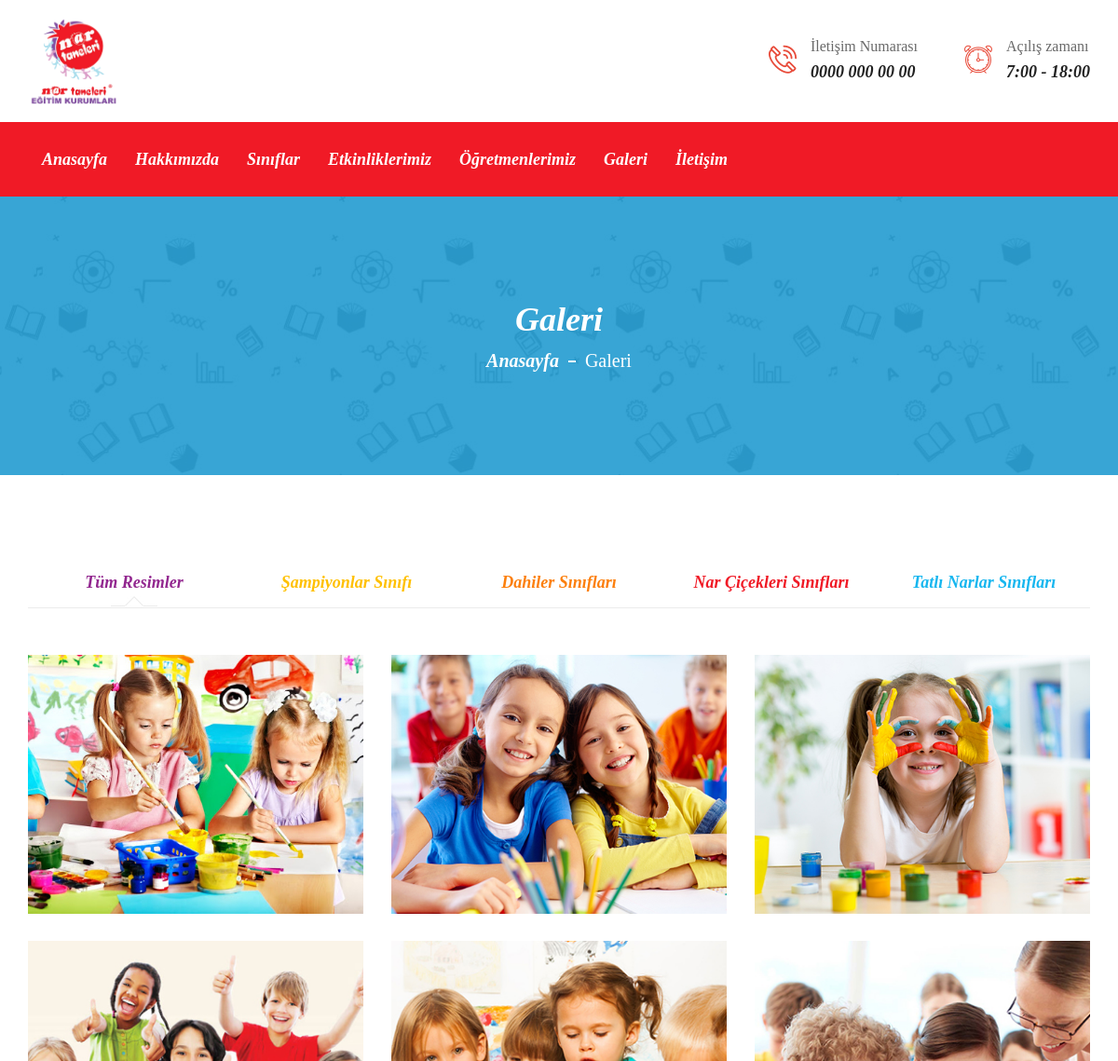
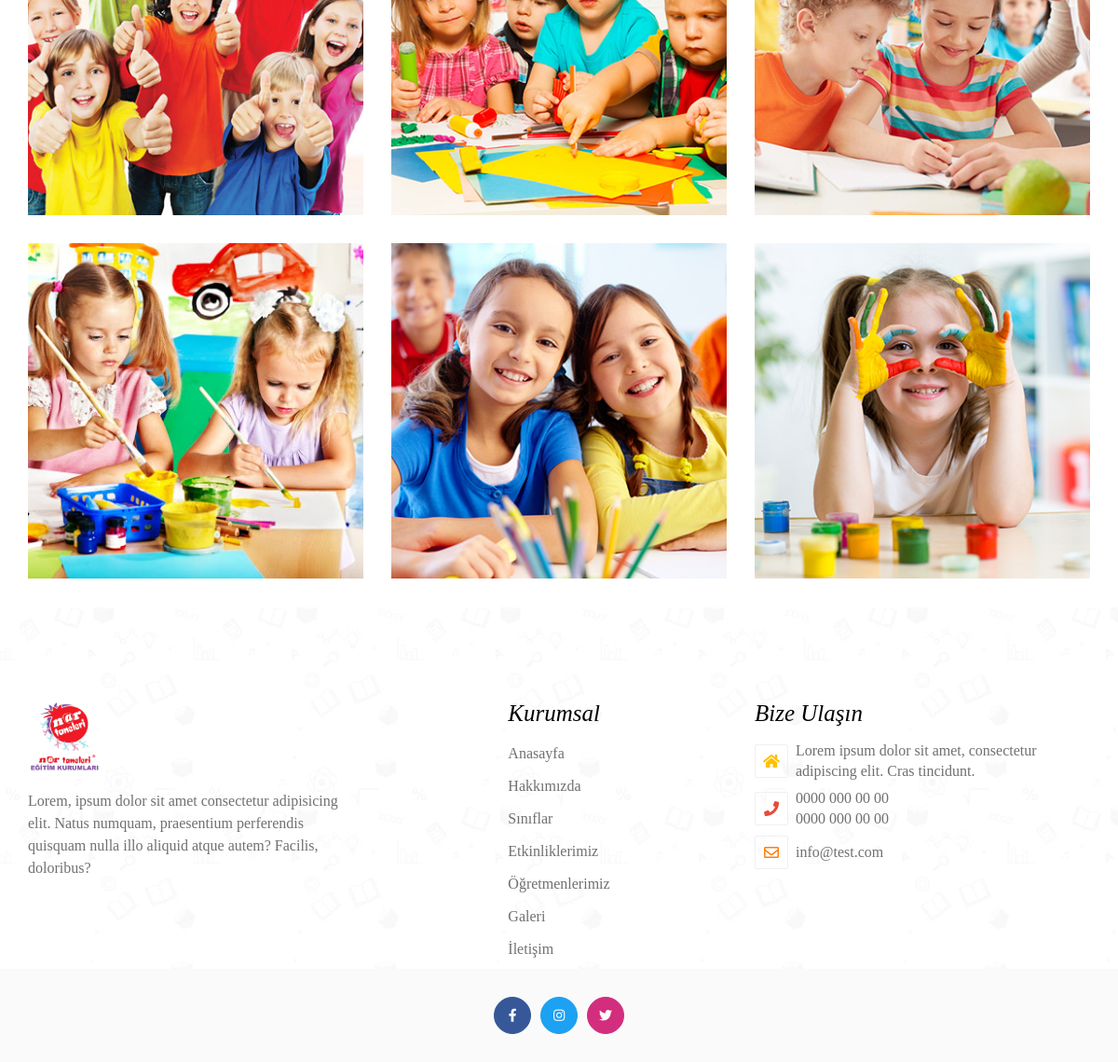
The page /index.php/homepage/gallery on the database its author committed (2 pictures, top to bottom).
### tables this page shows
CREATE TABLE `contact` (
  `id` int(11) NOT NULL AUTO_INCREMENT,
  `start_time` varchar(255) DEFAULT NULL,
  `address` text DEFAULT NULL,
  `phone1` varchar(255) DEFAULT NULL,
  `phone2` varchar(255) DEFAULT NULL,
  `mail` varchar(255) DEFAULT NULL,
  `facebook` varchar(255) DEFAULT NULL,
  `instagram` varchar(255) DEFAULT NULL,
  `twitter` varchar(255) DEFAULT NULL,
  `map` varchar(255) DEFAULT NULL,
  `update_date` varchar(255) DEFAULT NULL,
  PRIMARY KEY (`id`)
);

CREATE TABLE `gallery_group` (
  `id` int(11) NOT NULL AUTO_INCREMENT,
  `name` varchar(255) DEFAULT NULL,
  `color` varchar(255) DEFAULT NULL,
  `add_date` datetime DEFAULT NULL,
  `update_date` datetime DEFAULT NULL,
  `status` tinyint(1) DEFAULT 1,
  `deleted` tinyint(1) DEFAULT 0,
  PRIMARY KEY (`id`)
);

CREATE TABLE `gallery` (
  `id` int(11) NOT NULL AUTO_INCREMENT,
  `image_path` varchar(255) DEFAULT NULL,
  `group` varchar(255) DEFAULT NULL,
  `add_date` datetime DEFAULT NULL,
  `update_date` datetime DEFAULT NULL,
  `status` tinyint(1) DEFAULT 1,
  `deleted` tinyint(1) DEFAULT 0,
  PRIMARY KEY (`id`)
);

### application/controllers/Homepage.php (called while the page is built, shortened)
<?php
class Homepage extends Veripay_Controller
{
	function __construct()
    {
        $this->load->model($this->router->fetch_class() . '_model', 'model');
    }
    public function gallery()
    {
        $data = new StdClass();
        $data->banner = $this->model->get_banner()->gallery_banner;
        $data->group = $this->model->get_gallery_group();
        $data->gallery = $this->model->get_gallery();
        $data->contact = $this->model->get_contact();
        $this->load->view('header', $data);
        $this->load->view('gallery');
        $this->load->view('footer');
    }
}

### index.php (called while the page is built, shortened)
<?php
require_once BASEPATH.'core/CodeIgniter.php';

### application/models/Homepage_Model.php (called while the page is built, shortened)
<?php
class Homepage_model extends CI_Model {
	public function get_banner()
	{
		$this->db->from('banner');
		$return_query = $this->db->get();
		if ($return_query->num_rows() > 0) {
			return $return_query->row();
		} else {
			return [];
		}
	}
	public function get_gallery_group()
	{
		$this->db->from('gallery_group');
		$this->db->where(['status' => 1, 'deleted' => 0]);
		$return_query = $this->db->get();
		if ($return_query->num_rows() > 0) {
			return $return_query->result();
		} else {
			return [];
		}
	}
	public function get_gallery()
	{
		$this->db->select('g.id as g_id, g.group, g.image_path, g.status, g.deleted, gg.id as gg_id');
		$this->db->from('gallery g');
		$this->db->join('gallery_group gg', 'g.group = gg.id');
		$this->db->where(['g.status' => 1, 'g.deleted' => 0]);
		$this->db->where(['gg.status' => 1, 'gg.deleted' =>0]);
		$this->db->order_by('g.id', 'DESC');
		$return_query = $this->db->get();
		if ($return_query->num_rows() > 0) {
			return $return_query->result();
		} else {
			return [];
		}
	}
    public function get_contact()
    {
    	$this->db->from('contact');
    	$return_query = $this->db->get();
    	if($return_query->num_rows() > 0) {
    		return $return_query->row();
    	} else {
    		return [];
    	}
    }
}

### application/views/gallery.php (the view, shortened to what this page needs)
<section class="page-header section-notch">
    <div class="overlay">
        <div class="container">
            <h3><?php echo $banner ?></h3>
            <ul class="page_breadcrumb">
                <li><a href="<?php echo site_url() ?>">Anasayfa</a></li>
                <li>Galeri</li>
            </ul>
        </div>
    </div>
</section>
<?php if (!empty($group) && !empty($gallery)) { ?>
<section class="gallery pt-120 bg-white">
    <div class="container">
        <ul class="gallery-menu">
            <li class="active" data-filter="*">Tüm Resimler</li>
        <?php foreach ($group as $key => $value) { ?>
            <li data-filter=".default<?php echo $value->id ?>"><?php echo $value->name ?></li>
        <?php } ?>
        </ul>
        <div class="gallery-items gallery-page nt-global">
        <?php foreach ($gallery as $key => $value) { ?>
            <div class="gl-item-hover gallery-item default<?php echo $value->gg_id ?> ">
                <div class="nt-slider-image">
                    <img src="<?php echo site_url($value->image_path) ?>" alt="image" class="img-responsive">
                    <div class="slider-content">
                    </div>
                </div>
            </div>
        <?php } ?>
        </div>
    </div>
</section>
<?php } ?>

### application/views/header.php (shortened to what this page needs)
<!DOCTYPE html>
<html lang="tr">
<head>
    <link href="<?php echo site_url('assets/front/css/font.css') ?>" rel="stylesheet">
    <link href="<?php echo site_url('assets/front/css/bootstrap.min.css') ?>" rel="stylesheet">
    <link href="<?php echo site_url('assets/front/css/all.min.css') ?>" rel="stylesheet">
    <link href="<?php echo site_url('assets/front/flaticon/flaticon.css') ?>" rel="stylesheet">
    <link href="<?php echo site_url('assets/front/css/fancybox.min.css') ?>" rel="stylesheet">
    <link href="<?php echo site_url('assets/front/css/swiper.min.css') ?>" rel="stylesheet">
    <link href="<?php echo site_url('assets/front/css/jquery.nstSlider.css') ?>" rel="stylesheet">
    <link href="<?php echo site_url('assets/front/css/flexslider.css') ?>" rel="stylesheet">
    <link href="<?php echo site_url('assets/front/css/rtl.css') ?>" rel="stylesheet">
    <link href="<?php echo site_url('assets/front/css/main.css?v='.md5(date('Y-m-d H:i:s'))) ?>" rel="stylesheet">
    <link href="<?php echo site_url('assets/front/css/responsive.css') ?>" rel="stylesheet">
</head>
<body id="scroll-top">
    <header>
        <div class="header-top">
            <div class="container">
                <div class="row">
                    <div class="col-md-3">
                        <a class="logo" href="<?php echo site_url() ?>"><img
                                src="<?php echo site_url('assets/images/logo.png') ?>" alt="logo"
                                class="img-responsive"></a>
                    </div>
                    <div class="col-md-9">
                        <ul class="top-contents">
                            <li>
                                <i class="icon flaticon-phone-call"></i>
                                <div class="content">
                                    <p>İletişim Numarası</p>
                                    <a href="tel:<?php echo $contact->phone1 ?>"><?php echo $contact->phone1 ?></a>
                                </div>
                            </li>
                            <li>
                                <i class="icon flaticon-alarm-clock"></i>
                                <div class="content">
                                    <p>Açılış zamanı</p>
                                    <span><?php echo empty($contact->start_time) ? "" : $contact->start_time ?></span>
                                </div>
                            </li>
                        </ul>
                    </div>
                </div>
            </div>
        </div>
        <div class="main-menu">
            <div class="container">
                <div class="row no-gutters">
                    <nav class="main-menu-area w-100">
                        <div class="menu-area">
                            <ul class="menu">
                                <li>
                                    <a href="<?php echo site_url() ?>">Anasayfa</a>
                                </li>
                                <li>
                                    <a href="<?php echo site_url('hakkimizda') ?>">Hakkımızda</a>
                                </li>
                                <li>
                                    <a href="<?php echo site_url('siniflarimiz') ?>">Sınıflar</a>
                                </li>
                                <li><a href="<?php echo site_url('etkinliklerimiz') ?>">Etkinliklerimiz</a></li>
                                <li>
                                    <a href="<?php echo site_url('ogretmenlerimiz') ?>">Öğretmenlerimiz</a>
                                </li>
                                <li><a href="<?php echo site_url('galeri') ?>">Galeri</a></li>
                                <li><a href="<?php echo site_url('iletisim') ?>">İletişim</a></li>
                            </ul>
                        </div>
                    </nav>
                </div>
            </div>
        </div>
    </header>

### application/views/footer.php (shortened to what this page needs)
  <footer>
    <div class="footer-top">
      <div class="container">
        <div class="row">
          <div class="col-lg-4 col-sm-12">
            <div class="footer-item text-left">
              <div class="title"><a class="logo" href="<?php echo site_url() ?>"><img src="<?php echo site_url('assets/images/logo.png') ?>" alt="logo" class="img-responsive"></a></div>
              <div class="footer-about">
                <p>Lorem, ipsum dolor sit amet consectetur adipisicing elit. Natus numquam, praesentium perferendis quisquam nulla illo aliquid atque autem? Facilis, doloribus?</p>
              </div>
            </div>
          </div>
          <div class="col-lg-4 col-sm-12">
            <div class="footer-item">
              <div class="footer-center-item">
                <h3>Kurumsal</h3>
                <ul class="ft-hover-border">
                  <li><a href="<?php echo site_url() ?>">Anasayfa</a></li>
                  <li><a href="<?php echo site_url('hakkimizda') ?>">Hakkımızda</a></li>
                  <li><a href="<?php echo site_url('siniflarimiz') ?>">Sınıflar</a></li>
                  <li><a href="<?php echo site_url('etkinliklerimiz') ?>">Etkinliklerimiz</a></li>
                  <li><a href="<?php echo site_url('ogretmenlerimiz') ?>">Öğretmenlerimiz</a></li>
                  <li><a href="<?php echo site_url('galeri') ?>">Galeri</a></li>
                  <li><a href="<?php echo site_url('iletisim') ?>">İletişim</a></li>
                </ul>
              </div>
            </div>
          </div>
          <div class="col-lg-4 col-sm-12">
            <div class="footer-item">
              <div class="footer-center-item">
                <div class="footer-about">
                  <h3>Bize Ulaşın</h3>
                  <ul>
                    <li><a target="_blank" href="#"><span><i class="fa fa-home" aria-hidden="true"></i></span><?php echo empty($contact->address) ? "" : $contact->address ?></a></li>
                    <li><span><i class="fa fa-phone" aria-hidden="true"></i></span><div><a href="tel:<?php echo empty($contact->phone1) ? "" : $contact->phone1 ?>"><?php echo empty($contact->phone1) ? "" : $contact->phone1 ?></a><a href="tel:<?php echo empty($contact->phone1) ? "" : $contact->phone1 ?>"><?php echo empty($contact->phone2) ? "" : $contact->phone2 ?></a></div></li>
                    <li><a href="mailto:<?php echo empty($contact->mail) ? "" : $contact->mail ?>"><span><i class="far fa-envelope"></i></span><?php echo empty($contact->mail) ? "" : $contact->mail ?></a></li>
                  </ul>
                </div>
              </div>
            </div>
          </div>
        </div>
      </div>
    </div>
    <div class="footer-bottom">
      <div class="container">
        <div class="row">
          <div class="col-12">
            <ul class="social-default">
              <li><a target="_blank" href="<?php echo empty($contact->facebook) ? "" : $contact->facebook ?>"><i class="fab fa-facebook-f"></i></a></li>
              <li><a target="_blank" href="<?php echo empty($contact->instagram) ? "" : $contact->instagram ?>"><i class="fab fa-instagram"></i></a></li>
              <li><a target="_blank" href="<?php echo empty($contact->twitter) ? "" : $contact->twitter ?>"><i class="fab fa-twitter"></i></a></li>
            </ul>
          </div>
        </div>
      </div>
    </div>
  </footer>
</body>
</html>

### assets/front/css/responsive.css (style rules this page uses)
@media only screen and (min-width: 768px) { header .main-menu ul li { position: relative; } }

### rows shown on the page
contact: phone1 "0000 000 00 00", start_time "7:00 - 18:00", address "Lorem ipsum dolor sit amet, consectetur adipiscing elit. Cras tincidunt.", phone2 "0000 000 00 00", mail "info@test.com"
gallery_group: name "Şampiyonlar Sınıfı"
gallery_group: name "Dahiler Sınıfları"
gallery_group: name "Nar Çiçekleri Sınıfları"
gallery_group: name "Tatlı Narlar Sınıfları"
gallery: image_path (picture)
gallery: image_path (picture)
gallery: image_path (picture)
gallery: image_path (picture)
gallery: image_path (picture)
gallery: image_path (picture)
gallery: image_path (picture)
gallery: image_path (picture)
gallery: image_path (picture)

### other values the page prints
$banner "Galeri"
